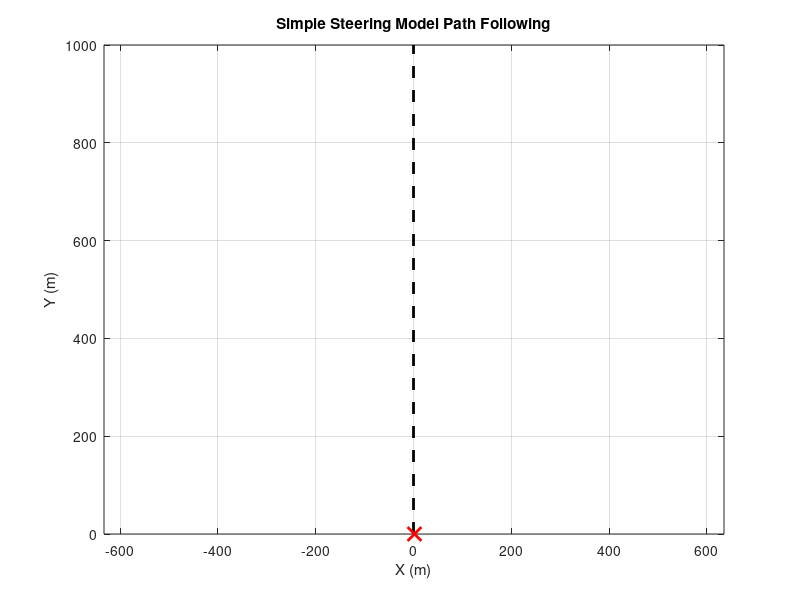

Write MATLAB code to recreate this figure. (Note: this script raises an error after producing the figure.)
clear; clc; close all;

%% --------------------------------------------------------
% 1. Define Road (Simple Straight Line)
% ---------------------------------------------------------
road = [0 0;   0 1000];
plot(road(:,1), road(:,2), 'k--', 'LineWidth',2); hold on;
xlabel('X (m)'); ylabel('Y (m)'); grid on; axis equal;
title('Simple Steering Model Path Following');

%% --------------------------------------------------------
% 2. Start Position Off to the Side
% ---------------------------------------------------------
startpos = [2, 0];   % 2 m to the right of the road centerline
plot(startpos(1), startpos(2), 'rx', 'MarkerSize',10, 'LineWidth',2);

%% --------------------------------------------------------
% 3. Driver parameters (from AVEC model)
% ---------------------------------------------------------
params.Tp   = 0.5;      % preview time
params.Klat = 0.12;     % lateral steering gain
params.Kug  = 1;        % understeer gradient (deg/g)
params.L    = 2.6;      % wheelbase (m)

%% --------------------------------------------------------
% 4. Simulation settings
% ---------------------------------------------------------
dt = 0.01;      % timestep
T  = 10;        % total time
N  = round(T/dt);

% Vehicle initial state
X   = startpos(1);
Y   = startpos(2);
psi = 0;        % heading straight
u   = 10;       % 10 m/s constant speed
delta = 0;      % initial steering

% Store path
path = zeros(N,2);

%% --------------------------------------------------------
% 5. Simulation Loop
% ---------------------------------------------------------
for k = 1:N

    % Define time (needed for plotting markers)
    t = k*dt;

    % Compute steering command
    delta = steering_model(X, Y, psi, u, delta, road, params);

    % Simple bicycle-model kinematics for motion
    X = X + u*cos(psi)*dt;
    Y = Y + u*sin(psi)*dt;
    psi = psi + (u/params.L)*tan(delta)*dt;

    path(k,:) = [X Y];

    % Plot a marker every 1 second
    if abs(mod(t,1)) < dt
        plot(X, Y, 'rx', 'MarkerSize', 10, 'LineWidth', 2);
    end
end

%% --------------------------------------------------------
% 6. Plot the resulting driven path
% ---------------------------------------------------------
plot(path(:,1), path(:,2), 'b', 'LineWidth',2);
legend('Road Centerline','Start Position','1s Marker','Vehicle Path');
